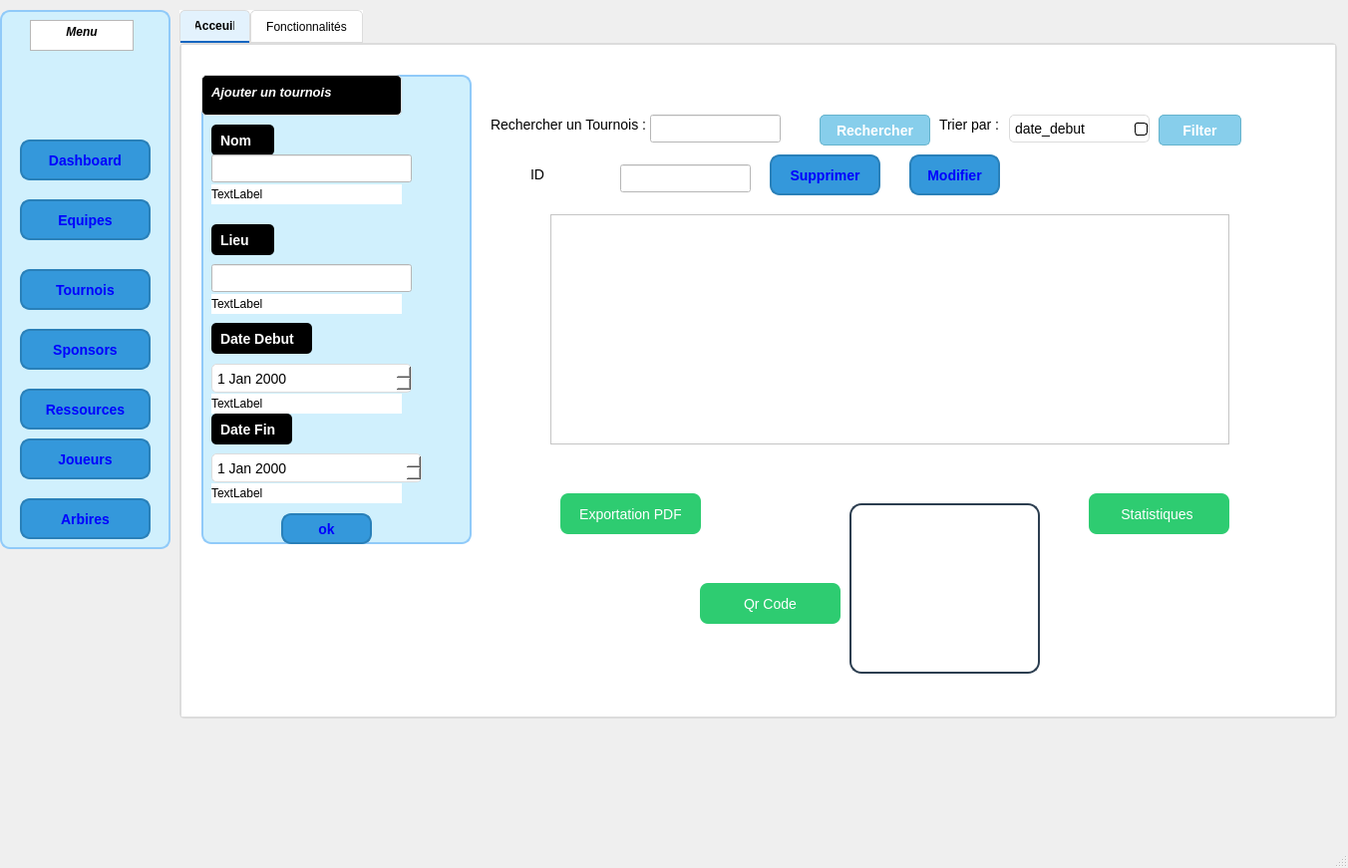
<?xml version="1.0" encoding="UTF-8"?>
<ui version="4.0">
 <class>MainWindow</class>
 <widget class="QMainWindow" name="MainWindow">
  <property name="geometry">
   <rect>
    <x>0</x>
    <y>0</y>
    <width>1352</width>
    <height>871</height>
   </rect>
  </property>
  <property name="windowTitle">
   <string>MainWindow</string>
  </property>
  <widget class="QWidget" name="centralwidget">
   <widget class="QTabWidget" name="tabWidget">
    <property name="geometry">
     <rect>
      <x>180</x>
      <y>10</y>
      <width>1161</width>
      <height>711</height>
     </rect>
    </property>
    <property name="styleSheet">
     <string notr="true">QTabWidget::pane {
    background-color: #f8f9fa; /* Blanc très clair */
    border: 2px solid #dcdcdc; /* Bordure gris clair */
    border-radius: 5px;
}

QTabBar::tab {
    background-color: #ffffff; /* Blanc */
    color: black; /* Texte noir */
    padding: 8px 15px;
    border: 1px solid #dcdcdc;
    border-top-left-radius: 5px;
    border-top-right-radius: 5px;
}

QTabBar::tab:selected {
    background-color: #e3f2fd; /* Bleu très clair pour l'onglet actif */
    border-bottom: 2px solid #1565c0;
    font-weight: bold;
}

QTabBar::tab:hover {
    background-color: #f1f1f1; /* Gris très clair au survol */
}

QTabWidget QWidget {
    background-color: #ffffff; /* Fond des widgets à l'intérieur en blanc */
}
</string>
    </property>
    <property name="currentIndex">
     <number>0</number>
    </property>
    <widget class="QWidget" name="tab">
     <attribute name="title">
      <string>Acceuil</string>
     </attribute>
     <widget class="QGroupBox" name="groupBox">
      <property name="geometry">
       <rect>
        <x>20</x>
        <y>30</y>
        <width>271</width>
        <height>471</height>
       </rect>
      </property>
      <property name="styleSheet">
       <string notr="true">QGroupBox {
    background-color: #d0f0fd; /* Bleu ciel clair */
    border: 2px solid #90caf9; /* Bordure bleu pastel */
    border-radius: 10px; /* Bords arrondis */
    padding: 10px;
    font-size: 14px;
    font-weight: bold;
    color: #1565c0; /* Texte bleu foncé */
}

QGroupBox::title {
    background-color: transparent; /* Fond du titre transparent */
    padding: 5px;
    color: #0d47a1; /* Couleur du titre en bleu foncé */
    font-size: 15px;
}
</string>
      </property>
      <property name="title">
       <string/>
      </property>
      <widget class="QTextEdit" name="textEdit">
       <property name="geometry">
        <rect>
         <x>0</x>
         <y>0</y>
         <width>201</width>
         <height>41</height>
        </rect>
       </property>
       <property name="styleSheet">
        <string notr="true">QTextEdit {
    background-color: black; /* Fond noir */
    color: white; /* Texte blanc pour contraste */
    font-size: 14px; /* Taille du texte */
    border: 1px solid #dcdcdc; /* Bordure gris clair */
    border-radius: 5px; /* Coins arrondis */
    padding: 5px;
}
</string>
       </property>
       <property name="html">
        <string>&lt;!DOCTYPE HTML PUBLIC &quot;-//W3C//DTD HTML 4.0//EN&quot; &quot;http://www.w3.org/TR/REC-html40/strict.dtd&quot;&gt;
&lt;html&gt;&lt;head&gt;&lt;meta name=&quot;qrichtext&quot; content=&quot;1&quot; /&gt;&lt;meta charset=&quot;utf-8&quot; /&gt;&lt;style type=&quot;text/css&quot;&gt;
p, li { white-space: pre-wrap; }
hr { height: 1px; border-width: 0; }
li.unchecked::marker { content: &quot;\2610&quot;; }
li.checked::marker { content: &quot;\2612&quot;; }
&lt;/style&gt;&lt;/head&gt;&lt;body style=&quot; font-family:'Segoe UI'; font-size:14px; font-weight:400; font-style:normal;&quot;&gt;
&lt;p style=&quot; margin-top:0px; margin-bottom:0px; margin-left:0px; margin-right:0px; -qt-block-indent:0; text-indent:0px;&quot;&gt;&lt;span style=&quot; font-size:10pt; font-weight:700; font-style:italic;&quot;&gt;Ajouter un tournois&lt;/span&gt;&lt;/p&gt;&lt;/body&gt;&lt;/html&gt;</string>
       </property>
      </widget>
      <widget class="QLabel" name="label">
       <property name="geometry">
        <rect>
         <x>10</x>
         <y>50</y>
         <width>63</width>
         <height>31</height>
        </rect>
       </property>
       <property name="styleSheet">
        <string notr="true">QLabel {
    background-color: black; /* Fond noir */
    color: white; /* Texte blanc pour contraste */
    font-size: 14px; /* Taille du texte */
    font-weight: bold; /* Texte en gras */
    padding: 5px; /* Espacement intérieur */
    border-radius: 5px; /* Coins arrondis */
}
</string>
       </property>
       <property name="text">
        <string>Nom</string>
       </property>
      </widget>
      <widget class="QLineEdit" name="nom">
       <property name="geometry">
        <rect>
         <x>10</x>
         <y>80</y>
         <width>201</width>
         <height>28</height>
        </rect>
       </property>
       <property name="styleSheet">
        <string notr="true">color: rgb(0, 0, 0);</string>
       </property>
      </widget>
      <widget class="QLabel" name="label_2">
       <property name="geometry">
        <rect>
         <x>10</x>
         <y>150</y>
         <width>63</width>
         <height>31</height>
        </rect>
       </property>
       <property name="styleSheet">
        <string notr="true">QLabel {
    background-color: black; /* Fond noir */
    color: white; /* Texte blanc pour contraste */
    font-size: 14px; /* Taille du texte */
    font-weight: bold; /* Texte en gras */
    padding: 5px; /* Espacement intérieur */
    border-radius: 5px; /* Coins arrondis */
}
</string>
       </property>
       <property name="text">
        <string>Lieu</string>
       </property>
      </widget>
      <widget class="QLineEdit" name="lieu">
       <property name="geometry">
        <rect>
         <x>10</x>
         <y>190</y>
         <width>201</width>
         <height>28</height>
        </rect>
       </property>
       <property name="styleSheet">
        <string notr="true">color: rgb(0, 0, 0);</string>
       </property>
      </widget>
      <widget class="QLabel" name="label_3">
       <property name="geometry">
        <rect>
         <x>10</x>
         <y>249</y>
         <width>101</width>
         <height>31</height>
        </rect>
       </property>
       <property name="styleSheet">
        <string notr="true">QLabel {
    background-color: black; /* Fond noir */
    color: white; /* Texte blanc pour contraste */
    font-size: 14px; /* Taille du texte */
    font-weight: bold; /* Texte en gras */
    padding: 5px; /* Espacement intérieur */
    border-radius: 5px; /* Coins arrondis */
}
</string>
       </property>
       <property name="text">
        <string>Date Debut</string>
       </property>
      </widget>
      <widget class="QDateEdit" name="datedebut">
       <property name="geometry">
        <rect>
         <x>10</x>
         <y>290</y>
         <width>201</width>
         <height>29</height>
        </rect>
       </property>
       <property name="styleSheet">
        <string notr="true">QDateEdit {
    color: black; /* Texte en noir */
    background-color: white; /* Fond blanc */
    font-size: 14px; /* Taille du texte */
    border: 1px solid #dcdcdc; /* Bordure gris clair */
    border-radius: 5px; /* Coins arrondis */
    padding: 3px;
}

QDateEdit::drop-down {
    border: none;
    background: transparent;
}

QDateEdit::down-arrow {
    image: url(:/icons/down-arrow.png); /* Icône personnalisée (optionnel) */
}
</string>
       </property>
      </widget>
      <widget class="QLabel" name="label_4">
       <property name="geometry">
        <rect>
         <x>10</x>
         <y>340</y>
         <width>81</width>
         <height>31</height>
        </rect>
       </property>
       <property name="styleSheet">
        <string notr="true">QLabel {
    background-color: black; /* Fond noir */
    color: white; /* Texte blanc pour contraste */
    font-size: 14px; /* Taille du texte */
    font-weight: bold; /* Texte en gras */
    padding: 5px; /* Espacement intérieur */
    border-radius: 5px; /* Coins arrondis */
}
</string>
       </property>
       <property name="text">
        <string>Date Fin</string>
       </property>
      </widget>
      <widget class="QDateEdit" name="datefin">
       <property name="geometry">
        <rect>
         <x>10</x>
         <y>380</y>
         <width>211</width>
         <height>29</height>
        </rect>
       </property>
       <property name="styleSheet">
        <string notr="true">QDateEdit {
    color: black; /* Texte en noir */
    background-color: white; /* Fond blanc */
    font-size: 14px; /* Taille du texte */
    border: 1px solid #dcdcdc; /* Bordure gris clair */
    border-radius: 5px; /* Coins arrondis */
    padding: 3px;
}

QDateEdit::drop-down {
    border: none;
    background: transparent;
}

QDateEdit::down-arrow {
    image: url(:/icons/down-arrow.png); /* Icône personnalisée (optionnel) */
}
</string>
       </property>
      </widget>
      <widget class="QPushButton" name="pushButton_13">
       <property name="geometry">
        <rect>
         <x>80</x>
         <y>440</y>
         <width>91</width>
         <height>31</height>
        </rect>
       </property>
       <property name="styleSheet">
        <string notr="true">QPushButton {
    background-color: #3498db; /* Bleu */
    color: blue; /* Texte en blanc */
    border-radius: 10px; /* Bords arrondis */
    padding: 8px 15px; /* Espacement interne */
    font-size: 14px;
    font-weight: bold;
    border: 2px solid #2980b9; /* Bordure légèrement plus foncée */
}

QPushButton:hover {
    background-color: #2980b9; /* Bleu plus foncé au survol */
}

</string>
       </property>
       <property name="text">
        <string>ok</string>
       </property>
      </widget>
      <widget class="QLabel" name="label_7">
       <property name="geometry">
        <rect>
         <x>10</x>
         <y>110</y>
         <width>191</width>
         <height>20</height>
        </rect>
       </property>
       <property name="text">
        <string>TextLabel</string>
       </property>
      </widget>
      <widget class="QLabel" name="label_8">
       <property name="geometry">
        <rect>
         <x>10</x>
         <y>220</y>
         <width>191</width>
         <height>20</height>
        </rect>
       </property>
       <property name="text">
        <string>TextLabel</string>
       </property>
      </widget>
      <widget class="QLabel" name="label_9">
       <property name="geometry">
        <rect>
         <x>10</x>
         <y>410</y>
         <width>191</width>
         <height>20</height>
        </rect>
       </property>
       <property name="text">
        <string>TextLabel</string>
       </property>
      </widget>
      <widget class="QLabel" name="label_10">
       <property name="geometry">
        <rect>
         <x>10</x>
         <y>320</y>
         <width>191</width>
         <height>20</height>
        </rect>
       </property>
       <property name="text">
        <string>TextLabel</string>
       </property>
      </widget>
     </widget>
     <widget class="QLabel" name="label_5">
      <property name="geometry">
       <rect>
        <x>310</x>
        <y>70</y>
        <width>171</width>
        <height>20</height>
       </rect>
      </property>
      <property name="styleSheet">
       <string notr="true">QLabel {
    color: black; /* Texte en noir */
    font-size: 14px; /* Taille du texte */
    font-weight: normal; /* Épaisseur normale */
}
</string>
      </property>
      <property name="text">
       <string>Rechercher un Tournois :</string>
      </property>
     </widget>
     <widget class="QPushButton" name="pushButton">
      <property name="geometry">
       <rect>
        <x>640</x>
        <y>70</y>
        <width>111</width>
        <height>31</height>
       </rect>
      </property>
      <property name="styleSheet">
       <string notr="true">QPushButton {
    background-color: #87CEEB; /* Bleu ciel clair */
    color: white; /* Texte en blanc */
    border: 1px solid #66B3CC; /* Bordure légèrement plus foncée */
    border-radius: 5px; /* Coins arrondis */
    padding: 8px 16px; /* Espacement intérieur */
    font-size: 14px; /* Taille du texte */
    font-weight: bold; /* Texte en gras */
}

/* Effet au survol */
QPushButton:hover {
    background-color: #ADD8E6; /* Bleu légèrement plus clair lors du survol */
}
</string>
      </property>
      <property name="text">
       <string>Rechercher</string>
      </property>
     </widget>
     <widget class="QLabel" name="label_13">
      <property name="geometry">
       <rect>
        <x>760</x>
        <y>70</y>
        <width>81</width>
        <height>20</height>
       </rect>
      </property>
      <property name="styleSheet">
       <string notr="true">QLabel {
    color: black; /* Texte en noir */
    font-size: 14px; /* Taille du texte */
    font-weight: normal; /* Épaisseur normale */
}
</string>
      </property>
      <property name="text">
       <string>Trier par :</string>
      </property>
     </widget>
     <widget class="QPushButton" name="pushButton_2">
      <property name="geometry">
       <rect>
        <x>980</x>
        <y>70</y>
        <width>83</width>
        <height>31</height>
       </rect>
      </property>
      <property name="styleSheet">
       <string notr="true">QPushButton {
    background-color: #87CEEB; /* Bleu ciel clair */
    color: white; /* Texte en blanc */
    border: 1px solid #66B3CC; /* Bordure légèrement plus foncée */
    border-radius: 5px; /* Coins arrondis */
    padding: 8px 16px; /* Espacement intérieur */
    font-size: 14px; /* Taille du texte */
    font-weight: bold; /* Texte en gras */
}

/* Effet au survol */
QPushButton:hover {
    background-color: #ADD8E6; /* Bleu légèrement plus clair lors du survol */
}
</string>
      </property>
      <property name="text">
       <string>Filter</string>
      </property>
     </widget>
     <widget class="QComboBox" name="comboBox">
      <property name="geometry">
       <rect>
        <x>830</x>
        <y>70</y>
        <width>141</width>
        <height>28</height>
       </rect>
      </property>
      <property name="styleSheet">
       <string notr="true">QComboBox {
    background-color: white; /* Fond blanc */
    color: black; /* Texte noir */
    font-size: 14px; /* Taille du texte */
    border: 1px solid #dcdcdc; /* Bordure gris clair */
    border-radius: 5px; /* Coins arrondis */
    padding: 5px;
}

/* Style pour la liste déroulante */
QComboBox QAbstractItemView {
    background-color: white; /* Fond blanc */
    color: black; /* Texte noir */
    selection-background-color: #c5cae9; /* Fond bleu clair pour l'élément sélectionné */
    selection-color: black; /* Texte noir pour l'élément sélectionné */
    border: 1px solid #dcdcdc;
}

/* Style pour la flèche du QComboBox */
QComboBox::drop-down {
    border: none;
    background: transparent;
}

QComboBox::down-arrow {
    image: url(:/icons/down-arrow-black.png); /* Icône de flèche personnalisée en noir */
}

/* Option pour une flèche noire par défaut (si tu n'as pas l'image personnalisée) */
QComboBox::down-arrow {
    border: 1px solid black; /* Bordure noire pour la flèche */
    border-radius: 3px; /* Coins arrondis pour la flèche */
}
</string>
      </property>
      <item>
       <property name="text">
        <string>date_debut</string>
       </property>
      </item>
      <item>
       <property name="text">
        <string>date_fin</string>
       </property>
      </item>
     </widget>
     <widget class="QTableWidget" name="tableWidget">
      <property name="geometry">
       <rect>
        <x>370</x>
        <y>170</y>
        <width>661</width>
        <height>221</height>
       </rect>
      </property>
      <property name="styleSheet">
       <string notr="true">QTableWidget {
    background-color: white; /* Fond du tableau en blanc */
    color: black; /* Texte des cellules en noir */
    border: 1px solid #dcdcdc; /* Bordure gris clair */
}

QTableWidget QTableWidgetItem {
    color: black; /* Texte des éléments (cellules) en noir */
    background-color: transparent; /* Fond transparent pour les cellules */
}

/* Style pour les lignes sélectionnées */
QTableWidget::item:selected {
    background-color: #c5cae9; /* Fond bleu clair pour les éléments sélectionnés */
    color: black; /* Texte noir pour les éléments sélectionnés */
}

/* Style pour l'entête des colonnes (si nécessaire) */
QTableWidget QHeaderView::section {
    background-color: #f0f0f0; /* Fond des entêtes des colonnes */
    color: black; /* Texte des entêtes en noir */
    border: 1px solid #dcdcdc; /* Bordure autour des entêtes */
}
</string>
      </property>
      <row/>
      <row/>
      <row/>
      <row/>
      <row/>
      <column>
       <property name="text">
        <string>Nom</string>
       </property>
      </column>
      <column>
       <property name="text">
        <string>Id Tournois</string>
       </property>
      </column>
      <column>
       <property name="text">
        <string>Lieu</string>
       </property>
      </column>
      <column>
       <property name="text">
        <string>Date de Fin</string>
       </property>
      </column>
      <column>
       <property name="text">
        <string>Date de Fin</string>
       </property>
      </column>
     </widget>
     <widget class="QPushButton" name="pushButton_3">
      <property name="geometry">
       <rect>
        <x>380</x>
        <y>450</y>
        <width>141</width>
        <height>41</height>
       </rect>
      </property>
      <property name="styleSheet">
       <string notr="true">QPushButton {
    background-color: #2ecc71;
    color: white;
    border-radius: 8px;
    font-size: 14px;
    padding: 10px 20px;
    border: none;
    box-shadow: 3px 3px 5px rgba(0, 0, 0, 0.3);
}

QPushButton:hover {
    background-color: #27ae60;
}

QPushButton:pressed {
    background-color: #1e8449;
    box-shadow: none;
}
</string>
      </property>
      <property name="text">
       <string>Exportation PDF</string>
      </property>
     </widget>
     <widget class="QTableView" name="tableView">
      <property name="geometry">
       <rect>
        <x>370</x>
        <y>170</y>
        <width>681</width>
        <height>231</height>
       </rect>
      </property>
      <property name="styleSheet">
       <string notr="true">color: rgb(0, 0, 0);
color: rgb(7, 7, 7);</string>
      </property>
     </widget>
     <widget class="QLineEdit" name="id">
      <property name="geometry">
       <rect>
        <x>440</x>
        <y>120</y>
        <width>131</width>
        <height>28</height>
       </rect>
      </property>
      <property name="styleSheet">
       <string notr="true">color: rgb(0, 0, 0);</string>
      </property>
     </widget>
     <widget class="QLabel" name="label_6">
      <property name="geometry">
       <rect>
        <x>350</x>
        <y>120</y>
        <width>81</width>
        <height>20</height>
       </rect>
      </property>
      <property name="styleSheet">
       <string notr="true">QLabel {
    color: black; /* Texte en noir */
    font-size: 14px; /* Taille du texte */
    font-weight: normal; /* Épaisseur normale */
}
</string>
      </property>
      <property name="text">
       <string>ID</string>
      </property>
     </widget>
     <widget class="QPushButton" name="pushButton_14">
      <property name="geometry">
       <rect>
        <x>590</x>
        <y>110</y>
        <width>111</width>
        <height>41</height>
       </rect>
      </property>
      <property name="styleSheet">
       <string notr="true">QPushButton {
    background-color: #3498db; /* Bleu */
    color: blue; /* Texte en blanc */
    border-radius: 10px; /* Bords arrondis */
    padding: 8px 15px; /* Espacement interne */
    font-size: 14px;
    font-weight: bold;
    border: 2px solid #2980b9; /* Bordure légèrement plus foncée */
}

QPushButton:hover {
    background-color: #2980b9; /* Bleu plus foncé au survol */
}

</string>
      </property>
      <property name="text">
       <string>Supprimer</string>
      </property>
     </widget>
     <widget class="QPushButton" name="pushButton_15">
      <property name="geometry">
       <rect>
        <x>730</x>
        <y>110</y>
        <width>91</width>
        <height>41</height>
       </rect>
      </property>
      <property name="styleSheet">
       <string notr="true">QPushButton {
    background-color: #3498db; /* Bleu */
    color: blue; /* Texte en blanc */
    border-radius: 10px; /* Bords arrondis */
    padding: 8px 15px; /* Espacement interne */
    font-size: 14px;
    font-weight: bold;
    border: 2px solid #2980b9; /* Bordure légèrement plus foncée */
}

QPushButton:hover {
    background-color: #2980b9; /* Bleu plus foncé au survol */
}

</string>
      </property>
      <property name="text">
       <string>Modifier</string>
      </property>
     </widget>
     <widget class="QLineEdit" name="id_2">
      <property name="geometry">
       <rect>
        <x>470</x>
        <y>70</y>
        <width>131</width>
        <height>28</height>
       </rect>
      </property>
      <property name="styleSheet">
       <string notr="true">color: rgb(0, 0, 0);</string>
      </property>
      <property name="text">
       <string/>
      </property>
     </widget>
     <widget class="QPushButton" name="pushButton_25">
      <property name="geometry">
       <rect>
        <x>910</x>
        <y>450</y>
        <width>141</width>
        <height>41</height>
       </rect>
      </property>
      <property name="styleSheet">
       <string notr="true">QPushButton {
    background-color: #2ecc71;
    color: white;
    border-radius: 8px;
    font-size: 14px;
    padding: 10px 20px;
    border: none;
    box-shadow: 3px 3px 5px rgba(0, 0, 0, 0.3);
}

QPushButton:hover {
    background-color: #27ae60;
}

QPushButton:pressed {
    background-color: #1e8449;
    box-shadow: none;
}
</string>
      </property>
      <property name="text">
       <string>Statistiques </string>
      </property>
     </widget>
     <widget class="QLabel" name="qrCodeLabel_2">
      <property name="geometry">
       <rect>
        <x>670</x>
        <y>460</y>
        <width>191</width>
        <height>171</height>
       </rect>
      </property>
      <property name="styleSheet">
       <string notr="true">QLabel {
    background-color: white;
    border: 2px solid #2c3e50;
    border-radius: 12px;
    padding: 10px;
}
</string>
      </property>
      <property name="text">
       <string/>
      </property>
      <property name="pixmap">
       <pixmap>../../../Downloads/event_planner_2A35-abdelmonam/projetevent/image/icons8-qr-code-64.png</pixmap>
      </property>
      <property name="scaledContents">
       <bool>true</bool>
      </property>
     </widget>
     <widget class="QPushButton" name="pushButton_24">
      <property name="geometry">
       <rect>
        <x>520</x>
        <y>540</y>
        <width>141</width>
        <height>41</height>
       </rect>
      </property>
      <property name="styleSheet">
       <string notr="true">QPushButton {
    background-color: #2ecc71;
    color: white;
    border-radius: 8px;
    font-size: 14px;
    padding: 10px 20px;
    border: none;
    box-shadow: 3px 3px 5px rgba(0, 0, 0, 0.3);
}

QPushButton:hover {
    background-color: #27ae60;
}

QPushButton:pressed {
    background-color: #1e8449;
    box-shadow: none;
}
</string>
      </property>
      <property name="text">
       <string>Qr Code</string>
      </property>
     </widget>
    </widget>
    <widget class="QWidget" name="tab_2">
     <attribute name="title">
      <string>Fonctionnalités</string>
     </attribute>
     <widget class="QLabel" name="label_19">
      <property name="geometry">
       <rect>
        <x>10</x>
        <y>130</y>
        <width>541</width>
        <height>311</height>
       </rect>
      </property>
      <property name="text">
       <string/>
      </property>
      <property name="pixmap">
       <pixmap>../../../Downloads/stas (4).png</pixmap>
      </property>
     </widget>
     <widget class="QPushButton" name="pushButton_23">
      <property name="geometry">
       <rect>
        <x>10</x>
        <y>50</y>
        <width>141</width>
        <height>41</height>
       </rect>
      </property>
      <property name="styleSheet">
       <string notr="true">QPushButton {
    background-color: #2ecc71;
    color: white;
    border-radius: 8px;
    font-size: 14px;
    padding: 10px 20px;
    border: none;
    box-shadow: 3px 3px 5px rgba(0, 0, 0, 0.3);
}

QPushButton:hover {
    background-color: #27ae60;
}

QPushButton:pressed {
    background-color: #1e8449;
    box-shadow: none;
}
</string>
      </property>
      <property name="text">
       <string>Historique</string>
      </property>
     </widget>
    </widget>
   </widget>
   <widget class="QGroupBox" name="groupBox_2">
    <property name="geometry">
     <rect>
      <x>0</x>
      <y>10</y>
      <width>171</width>
      <height>541</height>
     </rect>
    </property>
    <property name="styleSheet">
     <string notr="true">QGroupBox {
    background-color: #d0f0fd; /* Bleu ciel clair */
    border: 2px solid #90caf9; /* Bordure bleu pastel */
    border-radius: 10px; /* Bords arrondis */
    padding: 10px;
    font-size: 14px;
    font-weight: bold;
    color: #1565c0; /* Texte bleu foncé */
}

QGroupBox::title {
    background-color: transparent; /* Fond du titre transparent */
    padding: 5px;
    color: #0d47a1; /* Couleur du titre en bleu foncé */
    font-size: 15px;
}
</string>
    </property>
    <property name="title">
     <string/>
    </property>
    <widget class="QTextEdit" name="textEdit_3">
     <property name="geometry">
      <rect>
       <x>30</x>
       <y>10</y>
       <width>104</width>
       <height>31</height>
      </rect>
     </property>
     <property name="html">
      <string>&lt;!DOCTYPE HTML PUBLIC &quot;-//W3C//DTD HTML 4.0//EN&quot; &quot;http://www.w3.org/TR/REC-html40/strict.dtd&quot;&gt;
&lt;html&gt;&lt;head&gt;&lt;meta name=&quot;qrichtext&quot; content=&quot;1&quot; /&gt;&lt;meta charset=&quot;utf-8&quot; /&gt;&lt;style type=&quot;text/css&quot;&gt;
p, li { white-space: pre-wrap; }
hr { height: 1px; border-width: 0; }
li.unchecked::marker { content: &quot;\2610&quot;; }
li.checked::marker { content: &quot;\2612&quot;; }
&lt;/style&gt;&lt;/head&gt;&lt;body style=&quot; font-family:'Segoe UI'; font-size:9pt; font-weight:400; font-style:normal;&quot;&gt;
&lt;p align=&quot;center&quot; style=&quot; margin-top:0px; margin-bottom:0px; margin-left:0px; margin-right:0px; -qt-block-indent:0; text-indent:0px;&quot;&gt;&lt;span style=&quot; font-weight:700; font-style:italic;&quot;&gt;Menu&lt;/span&gt;&lt;/p&gt;&lt;/body&gt;&lt;/html&gt;</string>
     </property>
    </widget>
    <widget class="QPushButton" name="pushButton_6">
     <property name="geometry">
      <rect>
       <x>20</x>
       <y>130</y>
       <width>131</width>
       <height>41</height>
      </rect>
     </property>
     <property name="styleSheet">
      <string notr="true">QPushButton {
    background-color: #3498db; /* Bleu */
    color: blue; /* Texte en blanc */
    border-radius: 10px; /* Bords arrondis */
    padding: 8px 15px; /* Espacement interne */
    font-size: 14px;
    font-weight: bold;
    border: 2px solid #2980b9; /* Bordure légèrement plus foncée */
}

QPushButton:hover {
    background-color: #2980b9; /* Bleu plus foncé au survol */
}


</string>
     </property>
     <property name="text">
      <string>Dashboard</string>
     </property>
    </widget>
    <widget class="QPushButton" name="pushButton_7">
     <property name="geometry">
      <rect>
       <x>20</x>
       <y>190</y>
       <width>131</width>
       <height>41</height>
      </rect>
     </property>
     <property name="styleSheet">
      <string notr="true">QPushButton {
    background-color: #3498db; /* Bleu */
    color: blue; /* Texte en blanc */
    border-radius: 10px; /* Bords arrondis */
    padding: 8px 15px; /* Espacement interne */
    font-size: 14px;
    font-weight: bold;
    border: 2px solid #2980b9; /* Bordure légèrement plus foncée */
}

QPushButton:hover {
    background-color: #2980b9; /* Bleu plus foncé au survol */
}

</string>
     </property>
     <property name="text">
      <string>Equipes</string>
     </property>
    </widget>
    <widget class="QPushButton" name="pushButton_8">
     <property name="geometry">
      <rect>
       <x>20</x>
       <y>260</y>
       <width>131</width>
       <height>41</height>
      </rect>
     </property>
     <property name="styleSheet">
      <string notr="true">QPushButton {
    background-color: #3498db; /* Bleu */
    color: blue; /* Texte en blanc */
    border-radius: 10px; /* Bords arrondis */
    padding: 8px 15px; /* Espacement interne */
    font-size: 14px;
    font-weight: bold;
    border: 2px solid #2980b9; /* Bordure légèrement plus foncée */
}

QPushButton:hover {
    background-color: #2980b9; /* Bleu plus foncé au survol */
}

</string>
     </property>
     <property name="text">
      <string>Tournois</string>
     </property>
    </widget>
    <widget class="QPushButton" name="pushButton_11">
     <property name="geometry">
      <rect>
       <x>20</x>
       <y>320</y>
       <width>131</width>
       <height>41</height>
      </rect>
     </property>
     <property name="styleSheet">
      <string notr="true">QPushButton {
    background-color: #3498db; /* Bleu */
    color: blue; /* Texte en blanc */
    border-radius: 10px; /* Bords arrondis */
    padding: 8px 15px; /* Espacement interne */
    font-size: 14px;
    font-weight: bold;
    border: 2px solid #2980b9; /* Bordure légèrement plus foncée */
}

QPushButton:hover {
    background-color: #2980b9; /* Bleu plus foncé au survol */
}

</string>
     </property>
     <property name="text">
      <string>Sponsors</string>
     </property>
    </widget>
    <widget class="QPushButton" name="pushButton_9">
     <property name="geometry">
      <rect>
       <x>20</x>
       <y>380</y>
       <width>131</width>
       <height>41</height>
      </rect>
     </property>
     <property name="styleSheet">
      <string notr="true">QPushButton {
    background-color: #3498db; /* Bleu */
    color: blue; /* Texte en blanc */
    border-radius: 10px; /* Bords arrondis */
    padding: 8px 15px; /* Espacement interne */
    font-size: 14px;
    font-weight: bold;
    border: 2px solid #2980b9; /* Bordure légèrement plus foncée */
}

QPushButton:hover {
    background-color: #2980b9; /* Bleu plus foncé au survol */
}

</string>
     </property>
     <property name="text">
      <string>Ressources</string>
     </property>
    </widget>
    <widget class="QPushButton" name="pushButton_10">
     <property name="geometry">
      <rect>
       <x>20</x>
       <y>430</y>
       <width>131</width>
       <height>41</height>
      </rect>
     </property>
     <property name="styleSheet">
      <string notr="true">QPushButton {
    background-color: #3498db; /* Bleu */
    color: blue; /* Texte en blanc */
    border-radius: 10px; /* Bords arrondis */
    padding: 8px 15px; /* Espacement interne */
    font-size: 14px;
    font-weight: bold;
    border: 2px solid #2980b9; /* Bordure légèrement plus foncée */
}

QPushButton:hover {
    background-color: #2980b9; /* Bleu plus foncé au survol */
}

</string>
     </property>
     <property name="text">
      <string>Joueurs</string>
     </property>
    </widget>
    <widget class="QPushButton" name="pushButton_12">
     <property name="geometry">
      <rect>
       <x>20</x>
       <y>490</y>
       <width>131</width>
       <height>41</height>
      </rect>
     </property>
     <property name="styleSheet">
      <string notr="true">QPushButton {
    background-color: #3498db; /* Bleu */
    color: blue; /* Texte en blanc */
    border-radius: 10px; /* Bords arrondis */
    padding: 8px 15px; /* Espacement interne */
    font-size: 14px;
    font-weight: bold;
    border: 2px solid #2980b9; /* Bordure légèrement plus foncée */
}

QPushButton:hover {
    background-color: #2980b9; /* Bleu plus foncé au survol */
}

</string>
     </property>
     <property name="text">
      <string>Arbires</string>
     </property>
    </widget>
    <widget class="QLabel" name="label_21">
     <property name="geometry">
      <rect>
       <x>40</x>
       <y>50</y>
       <width>81</width>
       <height>71</height>
      </rect>
     </property>
     <property name="text">
      <string/>
     </property>
     <property name="pixmap">
      <pixmap>../../../Downloads/475699257_1127413292009260_5552565568280010640_n (2).jpg</pixmap>
     </property>
    </widget>
   </widget>
  </widget>
  <widget class="QMenuBar" name="menubar">
   <property name="geometry">
    <rect>
     <x>0</x>
     <y>0</y>
     <width>1352</width>
     <height>25</height>
    </rect>
   </property>
  </widget>
  <widget class="QStatusBar" name="statusbar"/>
 </widget>
 <resources/>
 <connections/>
</ui>
